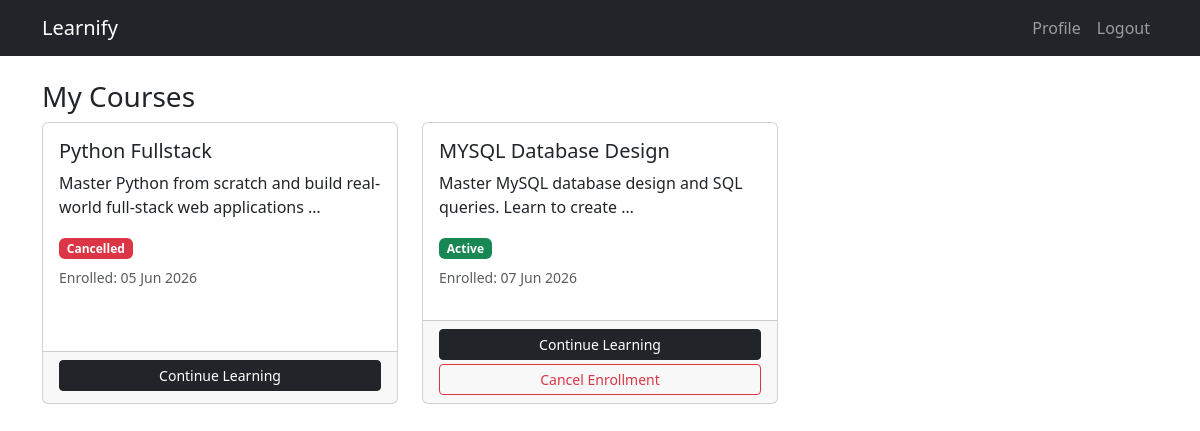
/enrollment/my-courses/ (signed in), run on an earlier commit of the app's database.
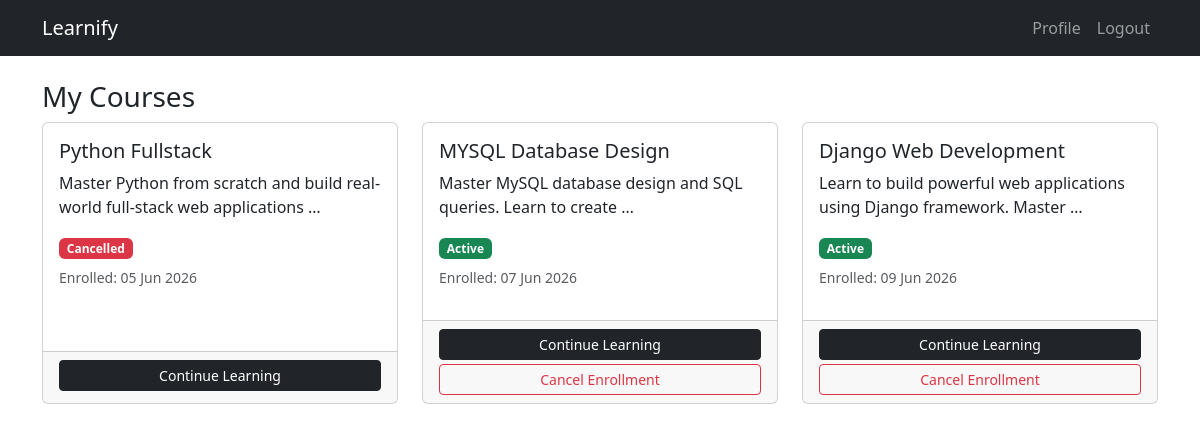
And on a later commit of the database.
### enrollment/models.py (models this page shows, shortened)
class Enrollment(models.Model):
    STATUS_CHOICES = (
        ('active', 'Active'),
        ('completed', 'Completed'),
        ('cancelled', 'Cancelled'),
    )
    student = models.ForeignKey(
        CustomUser,
        on_delete=models.CASCADE,
        related_name='enrollments'
    )
    course = models.ForeignKey(
        Course,
        on_delete=models.CASCADE,
        related_name='enrollments'
    )
    status = models.CharField(
        max_length=20,
        choices=STATUS_CHOICES,
        default='active'
    )
    enrolled_at = models.DateTimeField(auto_now_add=True)
    completed_at = models.DateTimeField(null=True, blank=True)
    class Meta:
        unique_together = ('student', 'course')

### courses/models.py (models this page shows, shortened)
class Course(models.Model):
    LEVEL_CHOICES = (
        ('beginner', 'Beginner'),
        ('intermediate', 'Intermediate'),
        ('advanced', 'Advanced'),
    )
    STATUS_CHOICES = (
        ('draft', 'Draft'),
        ('published', 'Published'),
    )
    title = models.CharField(max_length=200)
    description = models.TextField()
    category = models.ForeignKey(Category,
                                on_delete=models.CASCADE,
                                related_name='courses')
    instructor = models.ForeignKey(CustomUser,
                                  on_delete=models.CASCADE,
                                  related_name='courses')
    price = models.DecimalField(max_digits=10, decimal_places=2)
    thumbnail = models.ImageField(upload_to='course_thumbnails/',
                                 blank=True, null=True)
    level = models.CharField(max_length=20,
                            choices=LEVEL_CHOICES,
                            default='beginner')
    status = models.CharField(max_length=20,
                             choices=STATUS_CHOICES,
                             default='draft')
    created_at = models.DateTimeField(auto_now_add=True)
    updated_at = models.DateTimeField(auto_now=True)

### enrollment/views.py (the view)
@login_required
def my_courses(request):
    enrollments = Enrollment.objects.filter(
        student=request.user
    ).select_related('course')
    return render(request, 'enrollment/my_courses.html', {
        'enrollments': enrollments
    })

### templates/enrollment/my_courses.html (shortened to what this page needs)
{% extends 'base.html' %}
{% block content %}
<h3>My Courses</h3>
{% if enrollments %}
<div class="row">
    {% for enrollment in enrollments %}
    <div class="col-md-4 mb-4">
        <div class="card h-100">
            <div class="card-body">
                <h5>{{ enrollment.course.title }}</h5>
                <p>{{ enrollment.course.description|truncatewords:10 }}</p>
                <span class="badge
                    {% if enrollment.status == 'active' %}
                        bg-success
                    {% elif enrollment.status == 'completed' %}
                        bg-primary
                    {% else %}
                        bg-danger
                    {% endif %}">
                    {{ enrollment.status|title }}
                </span>
                <p class="mt-2 text-muted small">
                    Enrolled: {{ enrollment.enrolled_at|date:"d M Y" }}
                </p>
            </div>
            <div class="card-footer">
                <a href="{% url 'course_detail' enrollment.course.pk %}"
                   class="btn btn-dark btn-sm w-100 mb-1">
                    Continue Learning
                </a>
                {% if enrollment.status == 'active' %}
                <a href="{% url 'cancel_enrollment' enrollment.pk %}"
                   class="btn btn-outline-danger btn-sm w-100">
                    Cancel Enrollment
                </a>
                {% endif %}
            </div>
        </div>
    </div>
    {% endfor %}
</div>
{% else %}
<div class="alert alert-info">
    You haven't enrolled in any courses yet.
    <a href="{% url 'course_list' %}">Browse Courses</a>
</div>
{% endif %}
{% endblock %}

What changed in the data, as far as the page shows it:
added Enrollment: course "Django Web Development", course.description "Learn to build powerful web applications using Django framework. Master …", status "Active", enrolled_at "09 Jun 2026", shows "Cancel Enrollment"
